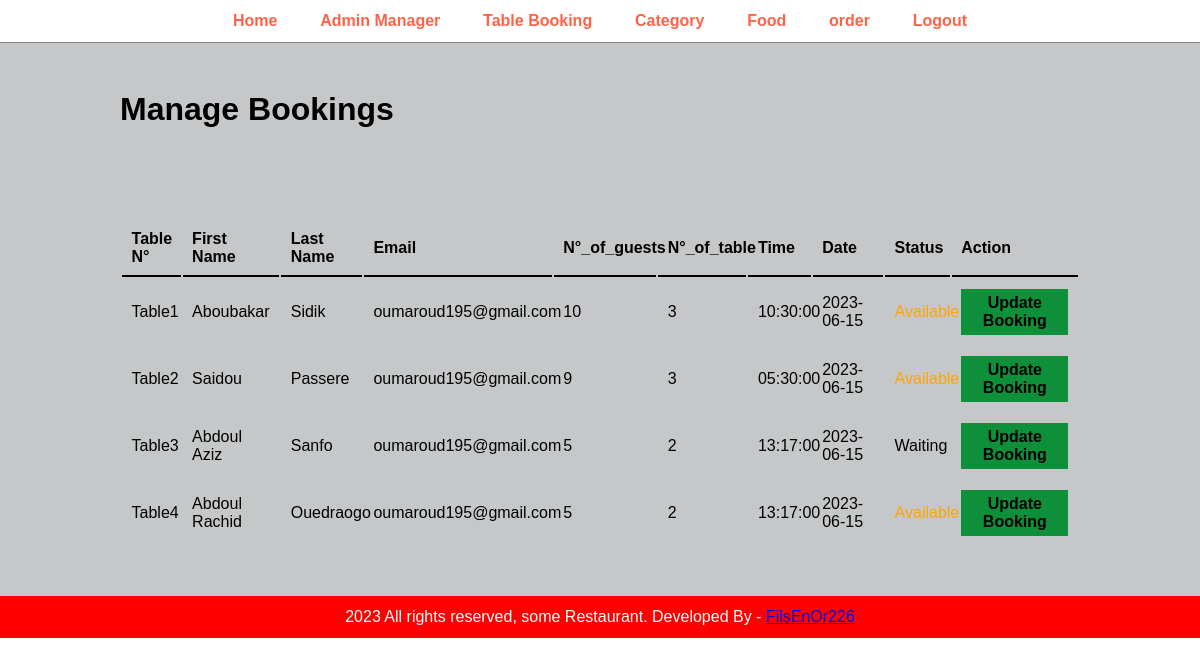
The app's page /admin/manage-booking.php (signed in) with its own data.
### tables this page shows
CREATE TABLE `tbl_bookings` (
  `id` int(10) NOT NULL,
  `first_name` varchar(100) NOT NULL,
  `last_name` varchar(100) NOT NULL,
  `email` varchar(255) NOT NULL,
  `phone_number` varchar(20) NOT NULL,
  `time` time NOT NULL,
  `date` date NOT NULL,
  `number_of_guests` varchar(10) NOT NULL,
  `number_of_table` int(11) NOT NULL,
  `comment` text NOT NULL,
  `status` varchar(25) DEFAULT NULL
);

### admin/manage-booking.php (the view, shortened to what this page needs)
<?php include("partials/menu.php");?>
<div class="main-content">
<div class="wrapper">
<h1> Manage Bookings </h1>
<br/> <br/><br/>
            <br><br>
    <table class="tbl-full">
        <tr>
            <th>Table N°</th>
            <th>First Name</th>
            <th>Last Name</th>
            <th>Email</th>
            <th>N°_of_guests</th>
            <th>N°_of_table</th>
            <th>Time</th>
            <th>Date</th>
            <th>Status</th>
            <th>Action</th>
        </tr>
        <?php
            $sql = "SELECT * FROM tbl_bookings ORDER BY id DESC";
            $res = mysqli_query($conn,$sql);
            $count =mysqli_num_rows($res);
            $sn =1;
            if($count>0)
            {
                while($row=mysqli_fetch_assoc($res))
                {
                $id =$row['id'];
                $first_name =$row['first_name'];
                $last_name =$row['last_name'];
                $email =$row['email'];
                $number_of_guests =$row['number_of_guests'];
                $number_of_table =$row['number_of_table'];
                $time =$row['time'];
                $date =$row['date'];
                $status =$row['status'];
                ?>
                    <tr>
                    <td>Table<?php echo $sn++;?></td>
                    <td><?php echo $first_name;?></td>
                    <td><?php echo $last_name;?></td>
                    <td><?php echo $email;?></td>
                    <td><?php echo $number_of_guests;?></td>
                    <td><?php echo $number_of_table;?></td>
                    <td><?php echo $time;?></td>
                    <td><?php echo $date;?></td>
                    <td>
                        <?php
                            if($status=="Waiting")
                            {
                                echo "<label>$status</label>";
                            }
                            elseif($status=="Available")
                            {
                                echo "<label style='color:Orange;'>$status</label>";
                            }
                            elseif($status=="Finish")
                            {
                                echo "<label style='color:Green;'>$status</label>";
                            }
                            elseif($status=="Cancelled")
                            {
                                echo "<label style='color:Red;'>$status</label>";
                            }
                         ?>
                    </td>
                    <td>
                    <a href="<?php echo SITEURL; ?>admin/update-booking.php?id=<?php echo $id; ?>" class = "btn-secondary"> Update Booking</a>
                    </td>
                </tr>
                <?php
                }
            }
            else
            {
                echo "<tr><td colspan ='12' class= 'error'> booking not available</td></tr>";
            }
        ?>
    </table>
</div>
</div>
<?php include("partials/footer.php");?>

### admin/partials/menu.php (shortened to what this page needs)
<html>
    <head>
        <link rel= "stylesheet" href="../css/admin.css">
</head>
<body>
    <div class="menu text-center">
        <div class="wrapper">
            <ul>
                <li><a href="index.php">Home</a></li>
                <li><a href="manage-admin.php">Admin Manager</a></li>
                <li><a href="manage-booking.php">Table Booking </a></li>
                <li><a href="manage-category.php">Category </a></li>
                <li><a href="manage-food.php">Food</a></li>
                <li><a href="manage-order.php">order</a></li>
                <li><a href="logout.php">Logout</a></li>
</ul>
</div>
</div>

### admin/partials/footer.php
<div class="footer">
<div class="wrapper">
    <p> 2023 All rights reserved, some Restaurant. Developed By - <a href ="#" > FilsEnOr226 </a> </p>
</div>
</div>
</body>
    </html>

### css/admin.css (style rules this page uses)
* { margin: 0; padding: 0; font-family: Arial, Helvetica, sans-serif; }
.wrapper { padding: 1%; width: 80%; margin: 0 auto; }
.text-center { text-align: center; }
.tbl-full { width: 100%; }
table tr th { border-bottom: 2px solid black; padding: 1%; text-align: left; }
table tr td { padding: 1%; }
.btn-secondary { background-color:rgb(14, 144, 59); padding: 5px 10px; display: inline-block; text-align: center; color: rgb(0, 0, 0); text-decoration: none; font-weight: bold; }
.menu { border-bottom: 1px solid gray; }
.menu ul { list-style-type: none; }
.menu ul li { display: inline; padding: 2%; }
.menu ul li a { text-decoration: none; font-weight: bold; color: tomato; }
.main-content { background-color: rgb(197, 199, 200); padding: 3% 0; }
.footer { background-color: red; color: white; text-align: center; }
label { display: block; font: 1rem 'Fira Sans', sans-serif; }
input, label { margin: 0.4rem 0; }

### records on screen
tbl_bookings: first_name "Aboubakar", last_name "Sidik", email "oumaroud195@gmail.com", number_of_guests "10", number_of_table "3", time "10:30:00", date "2023-06-15", status "Available"
tbl_bookings: first_name "Saidou", last_name "Passere", email "oumaroud195@gmail.com", number_of_guests "9", number_of_table "3", time "05:30:00", date "2023-06-15", status "Available"
tbl_bookings: first_name "Abdoul Aziz", last_name "Sanfo", email "oumaroud195@gmail.com", number_of_guests "5", number_of_table "2", time "13:17:00", date "2023-06-15", status "Waiting"
tbl_bookings: first_name "Abdoul Rachid", last_name "Ouedraogo", email "oumaroud195@gmail.com", number_of_guests "5", number_of_table "2", time "13:17:00", date "2023-06-15", status "Available"
